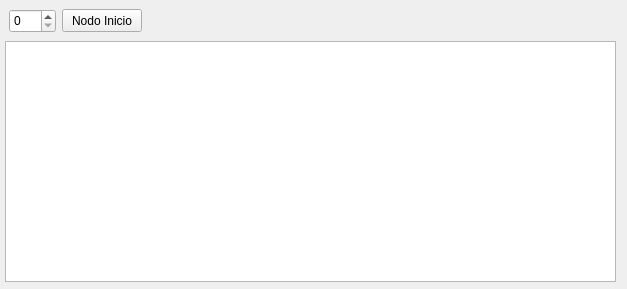
<?xml version="1.0" encoding="UTF-8"?>
<ui version="4.0">
 <class>DijkstTable</class>
 <widget class="QWidget" name="DijkstTable">
  <property name="geometry">
   <rect>
    <x>0</x>
    <y>0</y>
    <width>627</width>
    <height>289</height>
   </rect>
  </property>
  <property name="windowTitle">
   <string>Form</string>
  </property>
  <widget class="QSpinBox" name="first">
   <property name="geometry">
    <rect>
     <x>9</x>
     <y>9</y>
     <width>47</width>
     <height>24</height>
    </rect>
   </property>
  </widget>
  <widget class="QPushButton" name="inicio">
   <property name="geometry">
    <rect>
     <x>62</x>
     <y>9</y>
     <width>80</width>
     <height>23</height>
    </rect>
   </property>
   <property name="text">
    <string>Nodo Inicio</string>
   </property>
  </widget>
  <widget class="QTableWidget" name="tableWidget">
   <property name="geometry">
    <rect>
     <x>5</x>
     <y>41</y>
     <width>611</width>
     <height>241</height>
    </rect>
   </property>
  </widget>
 </widget>
 <resources/>
 <connections/>
</ui>
